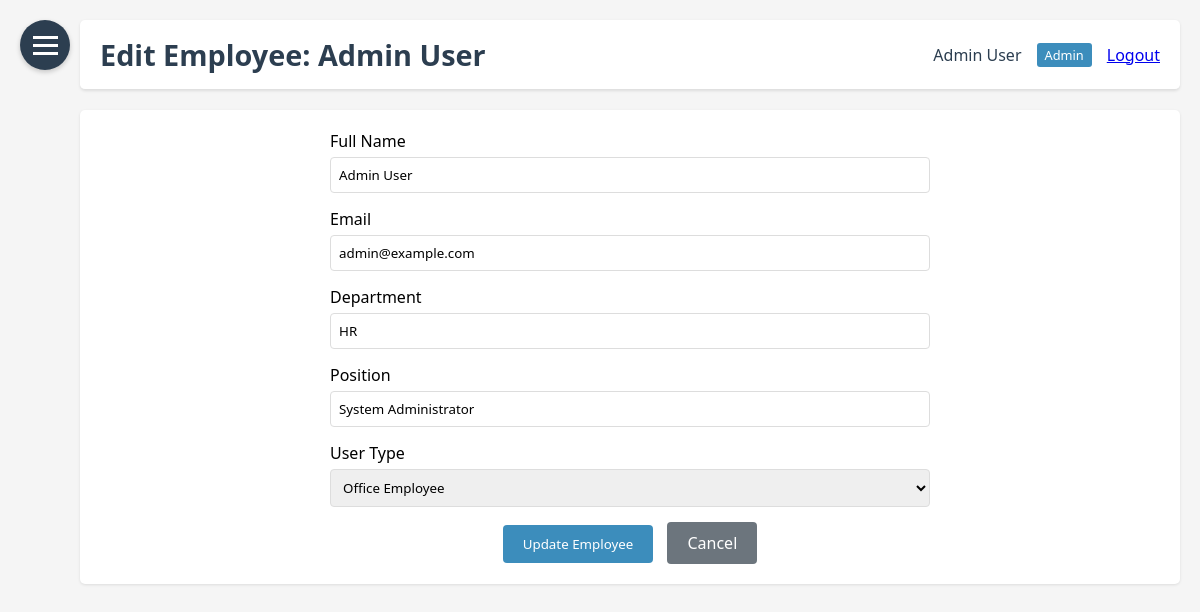
Before: /edit_employee/1 (signed in) with the older database file.
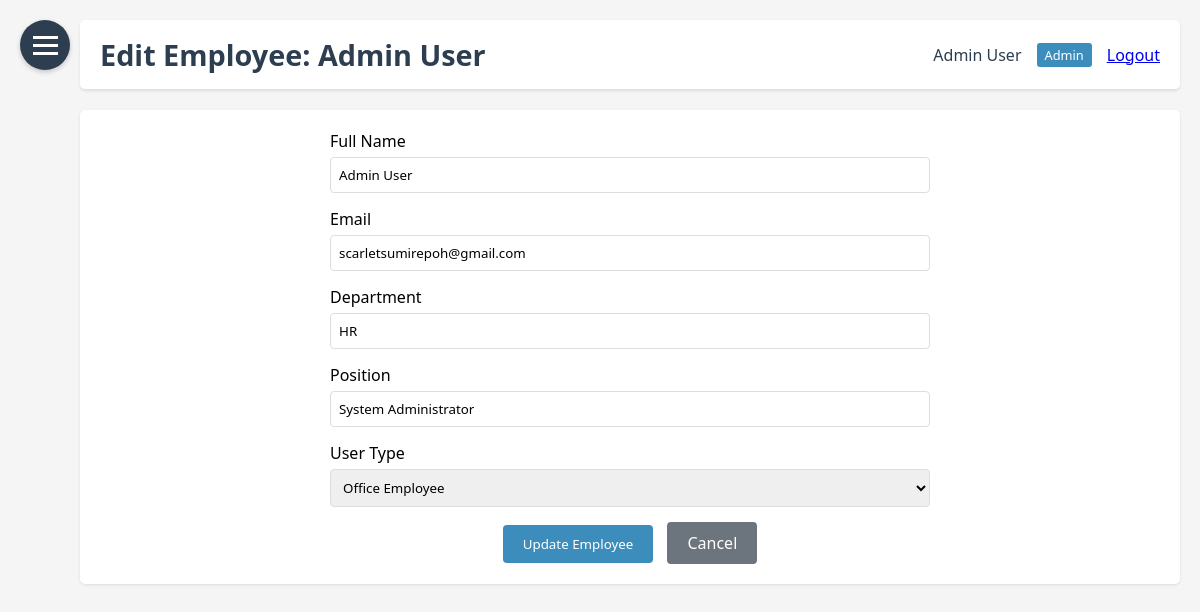
After: the same page with the newer database file.
### HerculesSystem.py (models this page shows, shortened)
class Employee(UserMixin, db.Model):
    id = db.Column(db.Integer, primary_key=True)
    username = db.Column(db.String(80), unique=True, nullable=False)
    password = db.Column(db.String(120), nullable=False)
    full_name = db.Column(db.String(120), nullable=False)
    email = db.Column(db.String(120), unique=True, nullable=False)
    department = db.Column(db.String(80))
    position = db.Column(db.String(80))
    hire_date = db.Column(db.Date)
    is_admin = db.Column(db.Boolean, default=False)
    user_type = db.Column(db.String(20), default='employee')  # admin, supervisor, office, factory

### HerculesSystem.py (the view, shortened to what this page needs)
@app.route('/edit_employee/<int:employee_id>', methods=['GET', 'POST'])
@login_required
def edit_employee(employee_id):
    if current_user.user_type != 'admin':
        flash('You do not have permission to edit employees.', 'danger')
        return redirect(url_for('dashboard'))
    employee = Employee.query.get_or_404(employee_id)
    form = EditEmployeeForm(obj=employee)
    return render_template('edit_employee.html', form=form, employee=employee)

### HerculesSystem.py
class EditEmployeeForm(FlaskForm):
    full_name = StringField('Full Name', validators=[DataRequired()])
    email = StringField('Email', validators=[DataRequired(), Email()])
    department = StringField('Department', validators=[DataRequired()])
    position = StringField('Position', validators=[DataRequired()])
    user_type = SelectField('User Type', choices=[
        ('office', 'Office Employee'),
        ('factory', 'Factory Worker'),
        ('supervisor', 'Supervisor')
    ], validators=[DataRequired()])
    submit = SubmitField('Update Employee')

### HerculesSystem.py (called while the page is built)
@login_manager.user_loader
def load_user(user_id):
    return db.session.get(Employee, int(user_id))

@app.context_processor
def inject_now():
    return {'now': datetime.utcnow()}

@app.before_request
def before_request():
    if request.url.startswith('https://'):
        new_url = request.url.replace('https://', 'http://', 1)
        return redirect(new_url, code=301)

### templates/edit_employee.html (shortened to what this page needs)
{% extends "base.html" %}
{% block header %}Edit Employee: {{ employee.full_name }}{% endblock %}
{% block content %}
<div style="max-width: 600px; margin: 0 auto;">
    <form method="POST">
        <div style="margin-bottom: 15px;">
            <label for="full_name" style="display: block; margin-bottom: 5px;">Full Name</label>
            {{ form.full_name(class="form-control", style="width: 100%; padding: 8px; border: 1px solid #ddd; border-radius: 4px;") }}
        </div>
        <div style="margin-bottom: 15px;">
            <label for="email" style="display: block; margin-bottom: 5px;">Email</label>
            {{ form.email(class="form-control", style="width: 100%; padding: 8px; border: 1px solid #ddd; border-radius: 4px;", type="email") }}
        </div>
        <div style="margin-bottom: 15px;">
            <label for="department" style="display: block; margin-bottom: 5px;">Department</label>
            {{ form.department(class="form-control", style="width: 100%; padding: 8px; border: 1px solid #ddd; border-radius: 4px;") }}
        </div>
        <div style="margin-bottom: 15px;">
            <label for="position" style="display: block; margin-bottom: 5px;">Position</label>
            {{ form.position(class="form-control", style="width: 100%; padding: 8px; border: 1px solid #ddd; border-radius: 4px;") }}
        </div>
        <div style="margin-bottom: 15px;">
            <label for="user_type" style="display: block; margin-bottom: 5px;">User Type</label>
            {{ form.user_type(class="form-control", style="width: 100%; padding: 8px; border: 1px solid #ddd; border-radius: 4px;") }}
        </div>
        <div style="text-align: center;">
            {{ form.submit(class="btn", style="background: #3c8dbc; color: white; padding: 10px 20px; border: none; border-radius: 4px; cursor: pointer;") }}
            <a href="{{ url_for('manage_employees') }}" style="background: #6c757d; color: white; padding: 10px 20px; border: none; border-radius: 4px; text-decoration: none; display: inline-block; margin-left: 10px;">Cancel</a>
        </div>
    </form>
</div>
{% endblock %}

### templates/base.html (shortened to what this page needs)
<!DOCTYPE html>
<html lang="en">
<head>
</head>
<body>
    <div class="hamburger-menu" id="hamburgerMenu">
        <span></span>
    </div>
    <div class="main-content" id="mainContent">
        <div class="header">
            <h1>{% block header %}HR Nexus{% endblock %}</h1>
            <div class="user-info">
                {% if current_user.is_authenticated %}
                <span>{{ current_user.full_name }}</span>
                {% if current_user.is_admin %}
                <span style="background: #3c8dbc; color: white; padding: 3px 8px; border-radius: 3px; font-size: 0.8rem;">Admin</span>
                {% endif %}
                <a href="{{ url_for('logout') }}">Logout</a>
                {% else %}
                <a href="{{ url_for('login') }}">Login</a>
                {% endif %}
            </div>
        </div>
        <div class="content">
            {% block content %}{% endblock %}
        </div>
    </div>
</body>
</html>

Changed rows visible on the page:
changed Employee "Admin User": email "admin@example.com" → "scarletsumirepoh@gmail.com"
